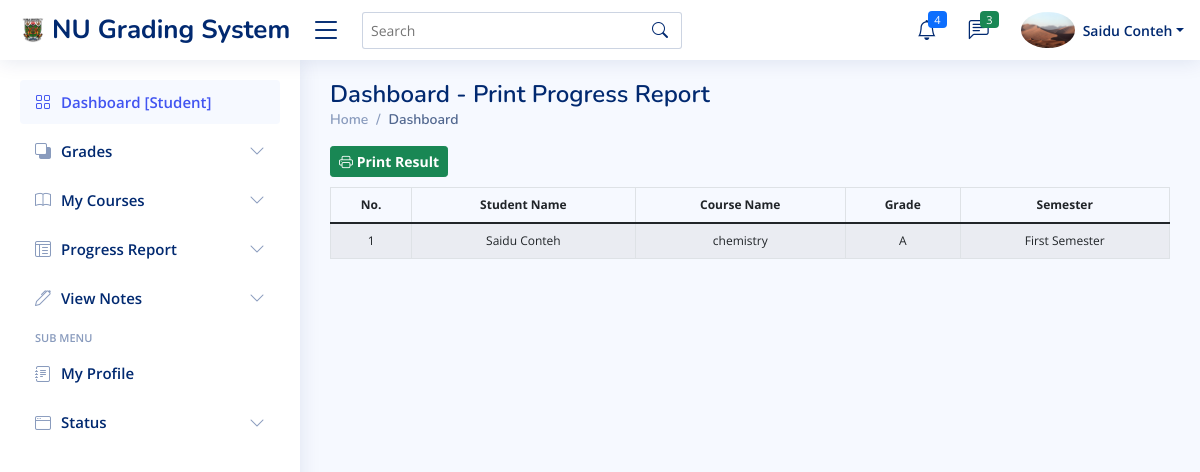
Screenshot of /dashboard/student-progressreport.php (signed in) with the database file from the repository.
### tables this page shows
CREATE TABLE `tblgrades` (
  `gradeid` int(11) NOT NULL,
  `grade` varchar(1) DEFAULT NULL,
  `course` int(11) DEFAULT NULL,
  `student` int(11) DEFAULT NULL,
  `semester` varchar(50) NOT NULL
);

CREATE TABLE `tblcourses` (
  `courseid` int(11) NOT NULL,
  `coursecode` varchar(10) NOT NULL,
  `coursename` varchar(100) NOT NULL
);

### controller/DBconfig.php (called while the page is built, shortened)
<?php
class DBConfig {
    public function db_connect (){
        $this->conn = mysqli_connect (Dbhostname , Dbusername , Dbhostpass, Dbname);
}
}
?>

### controller/Controller.php (called while the page is built, shortened)
<?php
include 'DBConfig.php';
class Controller extends DBConfig {
    public function readSpecificStudentGrade($studentID){
        $query = "SELECT * FROM tblgrades JOIN tbladmin ON tblgrades.student = tbladmin.id
                JOIN tblcourses ON  tblgrades.course = tblcourses.courseid WHERE studentID = '$studentID'";
        $queryrun = mysqli_query($this->conn, $query);
        return $queryrun;
    }
}
$Controller = new Controller ();
?>

### dashboard/student-progressreport.php (the view)
<?php include 'dashboard-header.php';
$studentID =  $_SESSION['studentID'];
$readquery = $Controller->readSpecificStudentGrade($studentID);
?>
<?php include 'dashboard-sidebar.php';?>
  <main id="main" class="main">
    <div class="pagetitle">
      <h1>Dashboard - Print Progress Report</h1>
      <nav>
        <ol class="breadcrumb">
          <li class="breadcrumb-item"><a href="dashboard">Home</a></li>
          <li class="breadcrumb-item active">Dashboard</li>
        </ol>
        <div class="btn-group me-2">
            <a href="student-progress-print.php" target="_blank" class="btn btn-sm btn-success fw-bold"><i class="bi bi-printer"></i> Print Result </a>
          </div>
      </nav>
    </div>
<table class="table table-striped table-bordered table-hover table-responsive datatable" style="font-size:12px" cellspacing="0">
          <thead class="text-center">
            <tr>
              <th>No.</th>
              <th>Student Name</th>
              <th>Course Name</th>
              <th>Grade</th>
              <th>Semester</th>
            </tr>
          </thead>
          <tbody class="text-center">
            <tr>
    <?php
     $i = 1;
     while($row = mysqli_fetch_assoc($readquery)){ ?>
     <td><?php echo $i++?></td>
    <td><?php echo $row['fname'].' '.$row['lname'];?></td>
    <td><?php echo $row['coursename'];?></td>
    <td><?php echo $row['grade'];?></td>
    <td><?php echo $row['semester'];?></td>
</tr>
<?php } ?>
          </tbody>
        </table>
  </main>
  <?php include 'dashboard-footer.php';?>

### dashboard/assets/css/style.css (style rules this page uses)
:root { scroll-behavior: smooth; }
body { font-family: "Open Sans", sans-serif; background: #f6f9ff; color: #444444; }
a { color: #4154f1; text-decoration: none; }
h1, h2, h3, h4, h5, h6 { font-family: "Nunito", sans-serif; }
#main { margin-top: 60px; padding: 20px 30px; transition: all 0.3s; }
.pagetitle { margin-bottom: 10px; }
.pagetitle h1 { font-size: 24px; margin-bottom: 0; font-weight: 600; color: #012970; }
.breadcrumb { font-size: 14px; font-family: "Nunito", sans-serif; color: #899bbd; font-weight: 600; }
.breadcrumb a { color: #899bbd; transition: 0.3s; }
.breadcrumb .breadcrumb-item::before { color: #899bbd; }
.breadcrumb .active { color: #51678f; font-weight: 600; }
@media (min-width: 1200px) { #main, #footer { margin-left: 300px; } }

### rows the page displays
tblgrades: student.fname "Saidu", student.lname "Conteh", course.coursename "chemistry", grade "A", semester "First Semester"

### other values shown
$_SESSION['fname'] "Saidu"
$_SESSION['lname'] "Conteh"
$_SESSION['role'] "Student"
